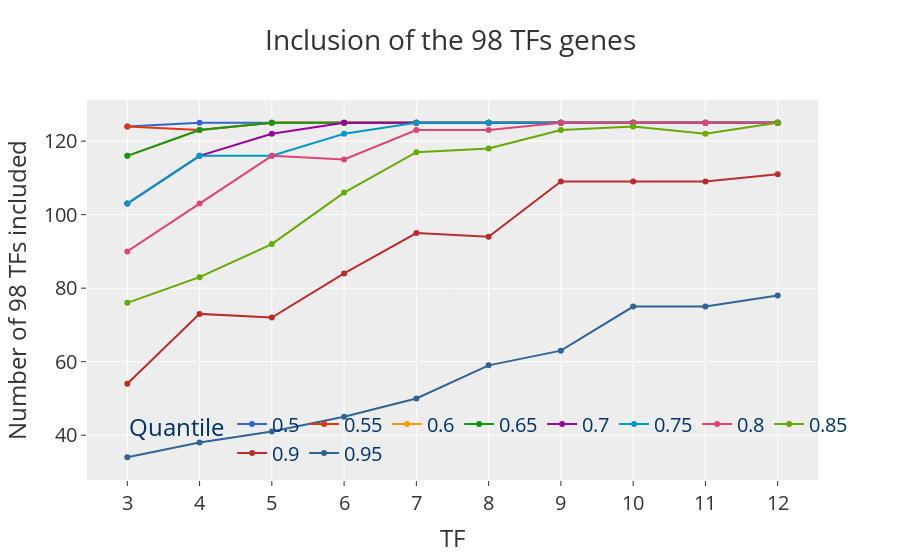

Here is the notebook cell this chart was saved with:
### Code cell
fig = px.line(
    exp_results_qth,
    x="TF",
    y="matched",
    color="Quantile",
    markers=True,
    color_discrete_sequence=px.colors.qualitative.G10,
    title="Inclusion of the 98 TFs genes",
)
fig = fig.update_layout(
    legend=dict(
        orientation="h",
        yanchor="bottom",
        xanchor="center",
        x=0.6,
        y=0.02,
        bgcolor="rgba(0,0,0,0)",
        font=dict(size=20, color="#003366"),
    ),
    xaxis=dict(tickfont=dict(size=20)),
    yaxis=dict(tickfont=dict(size=20), title="Number of 98 TFs included"),
    font=dict(size=20),
)
fig.show()
save_fig(name="exps_98_tfs", fig=fig, base_path=figures_path, width=1800, height=800, margin=0.06)

### Figure 1 — Plotly figure (JSON) as saved in the notebook; plotly's stock layout.template omitted (floating-point values rounded to 4 significant figures)
{"data": [{"hovertemplate": "Quantile=0.5<br>TF=%{x}<br>matched=%{y}<extra></extra>", "legendgroup": "0.5", "line": {"color": "#3366CC", "dash": "solid"}, "marker": {"symbol": "circle"}, "mode": "lines+markers", "name": "0.5", "orientation": "v", "showlegend": true, "type": "scatter", "x": ["3", "4", "5", "6", "7", "8", "9", "10", "11", "12"], "xaxis": "x", "y": [124, 125, 125, 125, 125, 125, 125, 125, 125, 125], "yaxis": "y"}, {"hovertemplate": "Quantile=0.55<br>TF=%{x}<br>matched=%{y}<extra></extra>", "legendgroup": "0.55", "line": {"color": "#DC3912", "dash": "solid"}, "marker": {"symbol": "circle"}, "mode": "lines+markers", "name": "0.55", "orientation": "v", "showlegend": true, "type": "scatter", "x": ["3", "4", "5", "6", "7", "8", "9", "10", "11", "12"], "xaxis": "x", "y": [124, 123, 125, 125, 125, 125, 125, 125, 125, 125], "yaxis": "y"}, {"hovertemplate": "Quantile=0.6<br>TF=%{x}<br>matched=%{y}<extra></extra>", "legendgroup": "0.6", "line": {"color": "#FF9900", "dash": "solid"}, "marker": {"symbol": "circle"}, "mode": "lines+markers", "name": "0.6", "orientation": "v", "showlegend": true, "type": "scatter", "x": ["3", "4", "5", "6", "7", "8", "9", "10", "11", "12"], "xaxis": "x", "y": [116, 123, 125, 125, 125, 125, 125, 125, 125, 125], "yaxis": "y"}, {"hovertemplate": "Quantile=0.65<br>TF=%{x}<br>matched=%{y}<extra></extra>", "legendgroup": "0.65", "line": {"color": "#109618", "dash": "solid"}, "marker": {"symbol": "circle"}, "mode": "lines+markers", "name": "0.65", "orientation": "v", "showlegend": true, "type": "scatter", "x": ["3", "4", "5", "6", "7", "8", "9", "10", "11", "12"], "xaxis": "x", "y": [116, 123, 125, 125, 125, 125, 125, 125, 125, 125], "yaxis": "y"}, {"hovertemplate": "Quantile=0.7<br>TF=%{x}<br>matched=%{y}<extra></extra>", "legendgroup": "0.7", "line": {"color": "#990099", "dash": "solid"}, "marker": {"symbol": "circle"}, "mode": "lines+markers", "name": "0.7", "orientation": "v", "showlegend": true, "type": "scatter", "x": ["3", "4", "5", "6", "7", "8", "9", "10", "11", "12"], "xaxis": "x", "y": [103, 116, 122, 125, 125, 125, 125, 125, 125, 125], "yaxis": "y"}, {"hovertemplate": "Quantile=0.75<br>TF=%{x}<br>matched=%{y}<extra></extra>", "legendgroup": "0.75", "line": {"color": "#0099C6", "dash": "solid"}, "marker": {"symbol": "circle"}, "mode": "lines+markers", "name": "0.75", "orientation": "v", "showlegend": true, "type": "scatter", "x": ["3", "4", "5", "6", "7", "8", "9", "10", "11", "12"], "xaxis": "x", "y": [103, 116, 116, 122, 125, 125, 125, 125, 125, 125], "yaxis": "y"}, {"hovertemplate": "Quantile=0.8<br>TF=%{x}<br>matched=%{y}<extra></extra>", "legendgroup": "0.8", "line": {"color": "#DD4477", "dash": "solid"}, "marker": {"symbol": "circle"}, "mode": "lines+markers", "name": "0.8", "orientation": "v", "showlegend": true, "type": "scatter", "x": ["3", "4", "5", "6", "7", "8", "9", "10", "11", "12"], "xaxis": "x", "y": [90, 103, 116, 115, 123, 123, 125, 125, 125, 125], "yaxis": "y"}, {"hovertemplate": "Quantile=0.85<br>TF=%{x}<br>matched=%{y}<extra></extra>", "legendgroup": "0.85", "line": {"color": "#66AA00", "dash": "solid"}, "marker": {"symbol": "circle"}, "mode": "lines+markers", "name": "0.85", "orientation": "v", "showlegend": true, "type": "scatter", "x": ["3", "4", "5", "6", "7", "8", "9", "10", "11", "12"], "xaxis": "x", "y": [76, 83, 92, 106, 117, 118, 123, 124, 122, 125], "yaxis": "y"}, {"hovertemplate": "Quantile=0.9<br>TF=%{x}<br>matched=%{y}<extra></extra>", "legendgroup": "0.9", "line": {"color": "#B82E2E", "dash": "solid"}, "marker": {"symbol": "circle"}, "mode": "lines+markers", "name": "0.9", "orientation": "v", "showlegend": true, "type": "scatter", "x": ["3", "4", "5", "6", "7", "8", "9", "10", "11", "12"], "xaxis": "x", "y": [54, 73, 72, 84, 95, 94, 109, 109, 109, 111], "yaxis": "y"}, {"hovertemplate": "Quantile=0.95<br>TF=%{x}<br>matched=%{y}<extra></extra>", "legendgroup": "0.95", "line": {"color": "#316395", "dash": "solid"}, "marker": {"symbol": "circle"}, "mode": "lines+markers", "name": "0.95", "orientation": "v", "showlegend": true, "type": "scatter", "x": ["3", "4", "5", "6", "7", "8", "9", "10", "11", "12"], "xaxis": "x", "y": [34, 38, 41, 45, 50, 59, 63, 75, 75, 78], "yaxis": "y"}], "layout": {"font": {"size": 20}, "legend": {"bgcolor": "rgba(0,0,0,0)", "font": {"color": "#003366", "size": 20}, "orientation": "h", "title": {"text": "Quantile"}, "tracegroupgap": 0, "x": 0.6, "xanchor": "center", "y": 0.02, "yanchor": "bottom"}, "title": {"text": "Inclusion of the 98 TFs genes"}, "xaxis": {"anchor": "y", "domain": [0, 1], "tickfont": {"size": 20}, "title": {"text": "TF"}}, "yaxis": {"anchor": "x", "domain": [0, 1], "tickfont": {"size": 20}, "title": {"text": "Number of 98 TFs included"}}}}
